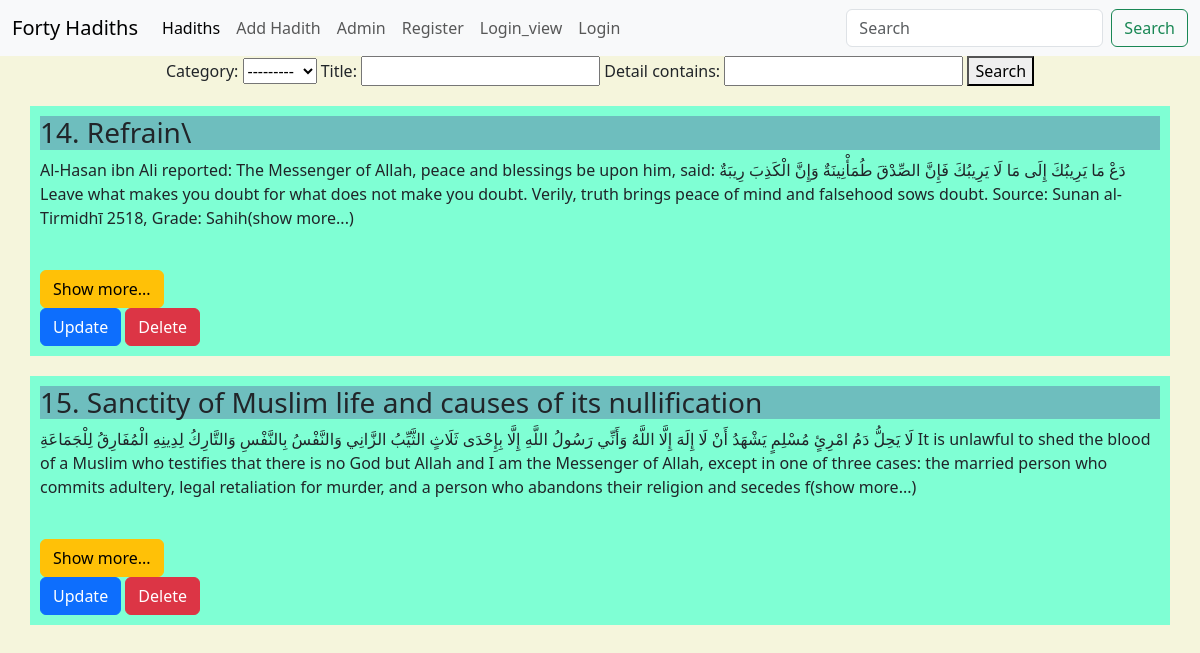
Page /hadith/ on the committed database.
### app/models.py (models this page shows, shortened)
class Hadith(models.Model):
    CATEGORY = (
        ('Hadith', 'Hadith'),
        ('Quran', 'Quran'),
        ('Others', 'Others')
    )
    tag = models.CharField(max_length=50, null=True, blank=True)
    title = models.CharField(max_length=200, null=True)
    detail = models.TextField(blank=True)
    date_created = models.DateTimeField(auto_now_add=True, null=True)
    date_updated = models.DateTimeField(auto_now=True, null=True)
    category = models.CharField(max_length=100, null=True, blank=True, choices=CATEGORY)
    def preview(self):
        return self.detail[:500] + "(show more...)"

### app/views.py (the view)
# urls.py: path('hadith/', hadith, name='hadith'),
def hadith(request):
    hadiths = Hadith.objects.all()
    myfilter = HadithFilter(request.GET,queryset=hadiths)
    hadiths = myfilter.qs
    context = {
        'hadiths': hadiths,
        'myfilter': myfilter,
    }
    return render(request, 'app/hadith.html', context)

### app/templates/app/hadith.html
{% extends 'app/home.html' %}
{% block content %}
   <div  class="h-200 d-flex align-items-center justify-content-center">
    <form>
        {{myfilter.form}}
        <button type='submit'>Search</button>
    </form>
    </div>
{% for hadith in hadiths %}
<div class="container">
        <h3 class="title">{{hadith.id}}. {{hadith.title}}</h3>
           <p class="detail">{{hadith.preview}}</p><br>
           <a class="btn btn-warning" href='{% url "hadith_detail" hadith.id %}'>Show more... </a><br>
           <a class='btn btn-primary' href='{% url "update" hadith.id %}'>Update</a>
           <a class='btn btn-danger' href='/delete/{{hadith.id}}'>Delete</a>
    </div>
{% endfor %}
{% endblock %}

### app/templates/app/home.html (shortened to what this page needs)
{% load static %}
<!DOCTYPE html>
<html>
<head>
<link href="https://cdn.jsdelivr.net/npm/bootstrap@5.3.1/dist/css/bootstrap.min.css" rel="stylesheet">
<link rel='stylesheet' type='text/css' href='{% static "/css/hadith.css" %}'>
</head>
<body>
    <nav class="navbar navbar-expand-lg navbar-light bg-light">
        <div class="container-fluid">
          <a class="navbar-brand" href="{%url 'home' %}">Forty Hadiths
          </a>
          <div class="collapse navbar-collapse" id="navbarSupportedContent">
            <ul class="navbar-nav me-auto mb-2 mb-lg-0">
              <li class="nav-item">
                <a class="nav-link active" aria-current="page" href="{% url 'hadith' %}">Hadiths</a>
              </li>
              <li class="nav-item">
                <a class="nav-link" href="{%url 'create' %}">Add Hadith</a>
              </li>
              <li class="nav-item">
                <a class="nav-link" href="/admin/">Admin</a>
              </li>
              <li class="nav-item">
                <a class="nav-link" href="{% url 'register' %}">Register</a>
              </li>
              <li class="nav-item">
                <a class="nav-link" href="{% url 'login_view' %}">Login_view</a>
              </li>
              {% if user.is_authenticated %}
              <li class="nav-item">
                <a class="nav-link">Hello, {{user.username}}</a>
              </li>
              {% else %}
              <li class="nav-item">
                <a class="nav-link" href="{% url 'loginpage' %}">Login</a>
              </li>
              {% endif %}
            </ul>
            <form method='GET' class="d-flex" action='{% url "search" %}'>
              <input name='q' class="form-control me-2" type="search" placeholder="Search" aria-label="Search">
              <button class="btn btn-outline-success" type="submit">Search</button>
            </form>
          </div>
        </div>
      </nav>
  {% block content %}
  {% endblock %}
</body>
</html>

### static/css/hadith.css (style rules this page uses)
.container { background-color: aquamarine; margin: 20px auto; padding: 10px; }
body { background-color: beige; }
.title { background-color: rgb(110, 190, 190); margin: none; }
.detail { text-decoration: none; }

### rows in the picture
Hadith: id "14", title "Refrain\\", preview "Al-Hasan ibn Ali reported: The Messenger of Allah, peace and blessings be upon him, said: دَعْ مَا يَرِيبُكَ إِلَى مَا لَا يَرِيبُكَ فَإِنَّ الصِّدْقَ طُمَأْنِينَةٌ وَإِنَّ الْكَذِبَ رِيبَةٌ Leave what makes you doubt for what does not make you doubt. Verily, truth brings peace of mind and falsehood sows doubt. Source: Sunan al-Tirmidhī 2518, Grade: Sahih(show more...)"
Hadith: id "15", title "Sanctity of Muslim life and causes of its nullification", preview "لَا يَحِلُّ دَمُ امْرِئٍ مُسْلِمٍ يَشْهَدُ أَنْ لَا إِلَهَ إِلَّا اللَّهُ وَأَنِّي رَسُولُ اللَّهِ إِلَّا بِإِحْدَى ثَلَاثٍ الثَّيِّبُ الزَّانِي وَالنَّفْسُ بِالنَّفْسِ وَالتَّارِكُ لِدِينِهِ الْمُفَارِقُ لِلْجَمَاعَةِ It is unlawful to shed the blood of a Muslim who testifies that there is no God but Allah and I am the Messenger of Allah, except in one of three cases: the married person who commits adultery, legal retaliation for murder, and a person who abandons their religion and secedes f(show more...)"
